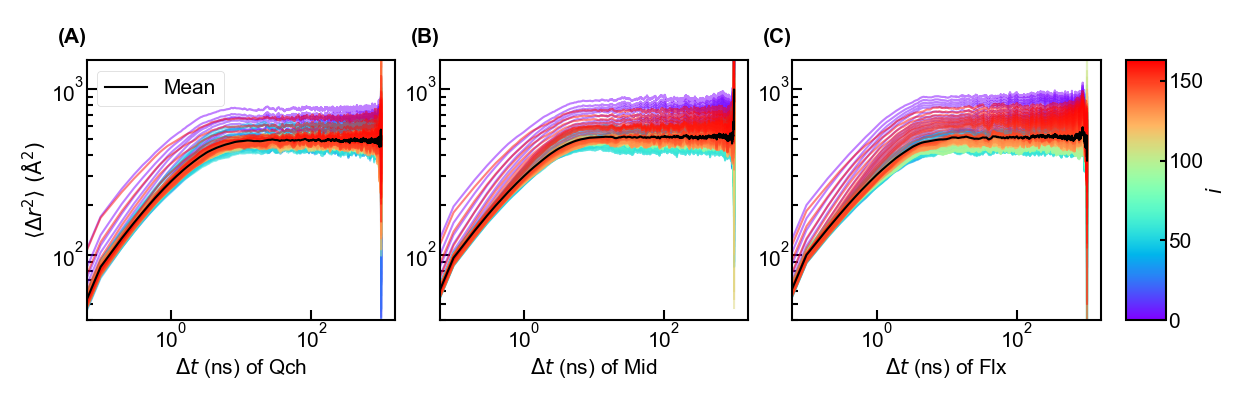

Recreate this plot in Python.
"""Import Modules"""
import numpy as np
from scipy.optimize import curve_fit
import matplotlib.pyplot as plt
import matplotlib.cm as cm
from matplotlib.colors import LinearSegmentedColormap
import matplotlib.ticker as ticker
from mpl_toolkits.axes_grid1 import make_axes_locatable
from matplotlib.pyplot import MultipleLocator
from matplotlib.collections import LineCollection
from matplotlib import colors
from matplotlib.ticker import LogLocator,LogFormatter,AutoMinorLocator
import sys
sys.path.append('D:\\Work\\Code\\Functions')
from pyw import pyw

"""Set Arguments"""
dir='../../diff/msd'
figname='msd'
mdls=['1.55sgm_1.0sgm','1.5sgm_0.82sgm','1.37sgm_0.6sgm']
Mdls=['Qch','Mid','Flx']
nmd=len(mdls)
nfr=10000
nat=163
cut=20

"""Read Data"""
t=np.zeros((nmd,nfr,nat))
d=np.zeros((nmd,nfr,nat))
for i in range(nmd):
    q=pyw(f'{dir}/{mdls[i]}_dyn.pyw','Mean-squared')
    for j in range(nfr):
        for k in range(nat):
            t[i,j,k]=q[0,j*nat+k]
            d[i,j,k]=q[2,j*nat+k]
dm=np.mean(d,axis=-1)
dmax=np.mean(d[:,200:5000],axis=1)
dmid=np.sum(d[:,:10]*np.arange(nfr-1,nfr-11,-1)[np.newaxis,:,np.newaxis],axis=1)/np.sum(np.arange(nfr-1,nfr-11,-1))

"""Fit"""
def func(x,a,b):
    return a*x**b

Par=np.ones((nmd,2))
for i in range(nmd):
    par,cov=curve_fit(func,t[i,:cut,0],dm[i,:cut])
    Par[i]=par

"""Plot"""
fig,axs=plt.subplots(1,3,figsize=(25,8))
marglft=0.5
margrig=0.5
margbot=0.5
margtop=0.5
spcwth=0.2
spchei=-0.1
cbarwth=0.8
cbarspcwth=0.5
wth=3
font={'family':'Arial','size':30}
lenmaj=15
lenmin=8
lenbar=8
xtick=0
ytick=0
ctick=1
cmap=plt.cm.rainbow
norm=colors.Normalize(vmin=0,vmax=nat)
ann=['(A)','(B)','(C)']
clrs=['r','g','b']

for i in range(nmd):
    ax=axs[i]
    ax.annotate(ann[i],xy=(0.0,1.05),xycoords='axes fraction',fontfamily=font['family'],fontsize=font['size'],fontweight='bold',va='bottom',ha='right')
    for j in range(nat):
        ax.plot(t[i,:,j],d[i,:,j],color=cmap(norm(j)),linewidth=wth,alpha=0.5)
    ax.plot(t[i,:,0],dm[i,:],color='k',linewidth=wth)
    ax.plot([],[],color='k',linewidth=wth,label='Mean')
    # ax.plot(t[i,1:cut,0],3*Par[i,0]*t[i,1:cut,0]**Par[i,1],color=(0.5,0.5,0.5),linestyle=':',linewidth=wth,label='$\\langle{}\\mathrm{\\Delta}r^2\\rangle{}\\propto{}\\mathrm{\\Delta}t^{%.2f}$'%Par[i,1])
    ax.autoscale()
    ax.minorticks_on()
    ax.tick_params(axis='both',which='major',direction='in',width=wth,length=lenmaj,labelfontfamily=font['family'],labelsize=font['size'])
    ax.tick_params(axis='both',which='minor',direction='in',width=wth,length=lenmin,labelfontfamily=font['family'],labelsize=font['size'])
    ax.xaxis.set_minor_locator(AutoMinorLocator(0))
    ax.yaxis.set_minor_locator(AutoMinorLocator(0))
    ax.spines['bottom'].set_linewidth(wth)
    ax.spines['top'].set_linewidth(wth)
    ax.spines['left'].set_linewidth(wth)
    ax.spines['right'].set_linewidth(wth)
    ax.set_xlabel('$\\Delta{}t$ (ns) of %s'%Mdls[i],fontdict=font)
    if i==0:
        ax.set_ylabel('$\\langle\\Delta{}r^2\\rangle~(\\mathrm{\\AA}^2)$',fontdict=font)
    ax.set_xscale('log')
    ax.set_yscale('log')
    ax.set_ylim(40,1500)
    if i==0:
        ax.legend(loc='best',prop={'family':font['family'],'size':font['size']})
    
top=axs[-1].get_position().y1
bot=axs[-1].get_position().y0
cbar_ax=fig.add_axes([1.0,bot,0.1,top-bot])
sm=plt.cm.ScalarMappable(cmap=cmap,norm=norm)
sm.set_array([])
cbar=plt.colorbar(sm,cax=cbar_ax)
cbar.set_label('$i$',fontdict=font)
# cbar.ax.yaxis.set_major_locator(LogLocator(subs='all'))  ### For color parameters with small range, without spanning multiple orders of magnitude.
# cbar.ax.yaxis.set_major_formatter(LogFormatter(minor_thresholds=(2,1))) ### For color parameters with small range, without spanning multiple orders of magnitude.
cbar.ax.tick_params(direction='in',width=wth,length=lenmin,labelfontfamily=font['family'],labelsize=font['size'])
cbar.outline.set_linewidth(wth)

fig.canvas.draw()
tight_bbox=fig.get_tightbbox(fig.canvas.get_renderer())
alllft=tight_bbox.x0
allrig=tight_bbox.x1
allbot=tight_bbox.y0
alltop=tight_bbox.y1
figwth,fighei=fig.get_size_inches()
boxlft=np.inf
boxrig=-np.inf
boxbot=np.inf
boxtop=-np.inf
for ax in fig.axes:    
    pos=ax.get_position()
    left=pos.x0*figwth
    right=left+pos.width*figwth
    bottom=pos.y0*fighei
    top=bottom+pos.height*fighei
    boxlft=min(boxlft,left)
    boxrig=max(boxrig,right)
    boxbot=min(boxbot,bottom)
    boxtop=max(boxtop,top)
pos=cbar.ax.get_position()
boxrig=max(boxrig,(pos.x0+pos.width)*figwth)
outlft=boxlft-alllft
outrig=allrig-boxrig
outbot=boxbot-allbot
outtop=alltop-boxtop

axs_2d=np.atleast_2d(axs)
nrows,ncols=np.shape(axs_2d)
outlfts=np.zeros((nrows,ncols))
outrigs=np.zeros((nrows,ncols))
outbots=np.zeros((nrows,ncols))
outtops=np.zeros((nrows,ncols))
dpi=fig.dpi 
for i in range(nrows):
    for j in range(ncols):
        ax=axs_2d[i,j]
        ref_bounds=ax.get_position().bounds
        alllft,allrig=np.inf,-np.inf
        allbot,alltop=np.inf,-np.inf
        for a in fig.axes:
            if a.get_position().bounds==ref_bounds:
                tight_bbox=a.get_tightbbox(fig.canvas.get_renderer())   # 点坐标
                alllft=min(alllft,tight_bbox.x0/dpi)
                allrig=max(allrig,tight_bbox.x1/dpi)
                allbot=min(allbot,tight_bbox.y0/dpi)
                alltop=max(alltop,tight_bbox.y1/dpi)
        boxlft=ref_bounds[0]*figwth
        boxrig=(ref_bounds[0]+ref_bounds[2])*figwth
        boxbot=ref_bounds[1]*fighei
        boxtop=(ref_bounds[1]+ref_bounds[3])*fighei
        outlfts[i,j]=boxlft-alllft
        outrigs[i,j]=allrig-boxrig
        outbots[i,j]=boxbot-allbot
        outtops[i,j]=alltop-boxtop

if ncols>1:
    spcwth+=np.max(outrigs[:,:-1]+outlfts[:,1:])
if nrows>1:
    spchei+=np.max(outbots[:-1,:]+outtops[1:,:])
plt.subplots_adjust(left=(marglft+outlft)/figwth,
                    right=1.0-(margrig+outrig+cbarwth+cbarspcwth)/figwth,
                    bottom=(margbot+outbot)/fighei,
                    top=1.0-(margtop+outtop)/fighei,
                    hspace=nrows*spchei/(fighei-margbot-outbot-margtop-outtop-(nrows-1)*spchei),
                    wspace=ncols*spcwth/(figwth-marglft-outlft-margrig-outrig-cbarwth-cbarspcwth-(ncols-1)*spcwth))
cbar.ax.set_position([1.0-(margrig+outrig+cbarwth)/figwth,(margbot+outbot)/fighei,cbarwth/figwth,1.0-(margtop+outtop+margbot+outbot)/fighei])

plt.savefig(f'{figname}.png',format='png',dpi=50)
plt.savefig(f'{figname}.pdf',format='pdf')
# plt.show()
